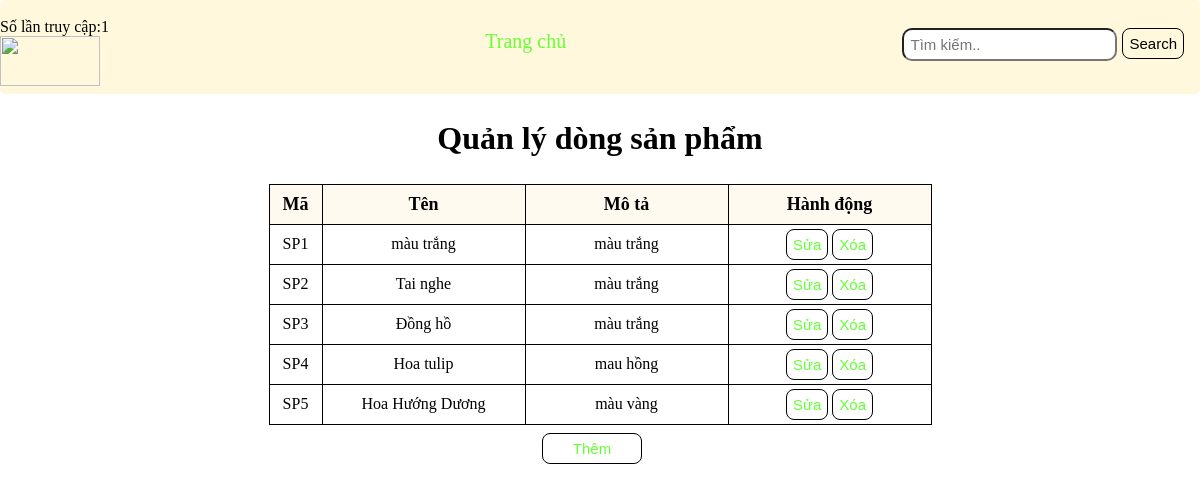
Screenshot of /dongsp.php with the database file from the repository.
### tables this page shows
CREATE TABLE `adproducttype` (
  `Ma_loaisp` varchar(50) NOT NULL,
  `Ten_loaisp` varchar(100) NOT NULL,
  `Mota_loaisp` text NOT NULL
);

### connect.php (called while the page is built, shortened)
<?php
function getRes($result)
{
    $res = array();
    foreach($result as $key => $value){
        $res[$key] = $value;
    }
    return $res;
}
?>

### dongsp.php (the view)
<?php require_once "./view/header.php"; ?>
<body>
  <?php
  require_once "view/header1.php";
  require_once "connect.php";
    ?>
  <div class="container">
    <h1>Quản lý dòng sản phẩm</h1>
    <div>
      <table class="table">
        <thead>
          <th width="50px">Mã</th>
          <th width="200px">Tên</th>
          <th width="200px">Mô tả</th>
          <th width="200px">Hành động</th>
        </thead>
        <?php
        $sql = "SELECT * FROM adproducttype";
        $result = mysqli_query($conn, $sql);
        $res = getRes($result);
        foreach ($res as $row) {
            ?>
        <tr>
          <td><?php echo $row["Ma_loaisp"]?></td>
          <td><?php echo $row["Ten_loaisp"]?></td>
          <td><?php echo $row["Mota_loaisp"]?></td>
          <td>
            <button><a href="./update_loaisp.php?id=<?php echo $row["Ma_loaisp"]?>">Sửa</a></button>
            <button><a href="delete_loaisp.php?id=<?php echo $row["Ma_loaisp"]?>">
                Xóa
              </a></button>
          </td>
        </tr>
        <?php
        }
        ?>
      </table>
      <button><a href="./adproducte.php">Thêm</a></button>
    </div>
  </div>
</body>
</html>

### public/stylee.css (style rules this page uses)
body { margin: 0; padding: 0; box-sizing: border-box; }
a { text-decoration: none; color: #6F3; }
button { float: right; padding: 6px; margin-top: 8px; margin-right: 16px; background: center; font-size: 15px; border: 1px solid; border-radius: 8px; cursor: pointer; }
.table { border-collapse: collapse; }
.table td, .table th { border: 1px solid; text-align: center; }
.table th { background-color: floralwhite; }
.table tr, .table thead { height: 40px; }
.table thead { font-size: large; }
.table td > button { margin: auto; float: none; }
.container { display: flex; width: 700px; align-items: center; justify-content: center; margin: auto; flex-direction: column; }
.container > div { display: flex; flex-direction: column; align-items: center; }
.container > div > button { width: 100px; }
h1 { padding: 5px; }

### rows the page displays
adproducttype: Ma_loaisp "SP1", Ten_loaisp "màu trắng", Mota_loaisp "màu trắng"
adproducttype: Ma_loaisp "SP2", Ten_loaisp "Tai nghe", Mota_loaisp "màu trắng"
adproducttype: Ma_loaisp "SP3", Ten_loaisp "Đồng hồ", Mota_loaisp "màu trắng"
adproducttype: Ma_loaisp "SP4", Ten_loaisp "Hoa tulip", Mota_loaisp "mau hồng"
adproducttype: Ma_loaisp "SP5", Ten_loaisp "Hoa Hướng Dương", Mota_loaisp "màu vàng"

### other values shown
$_SESSION['counter'] "1"
